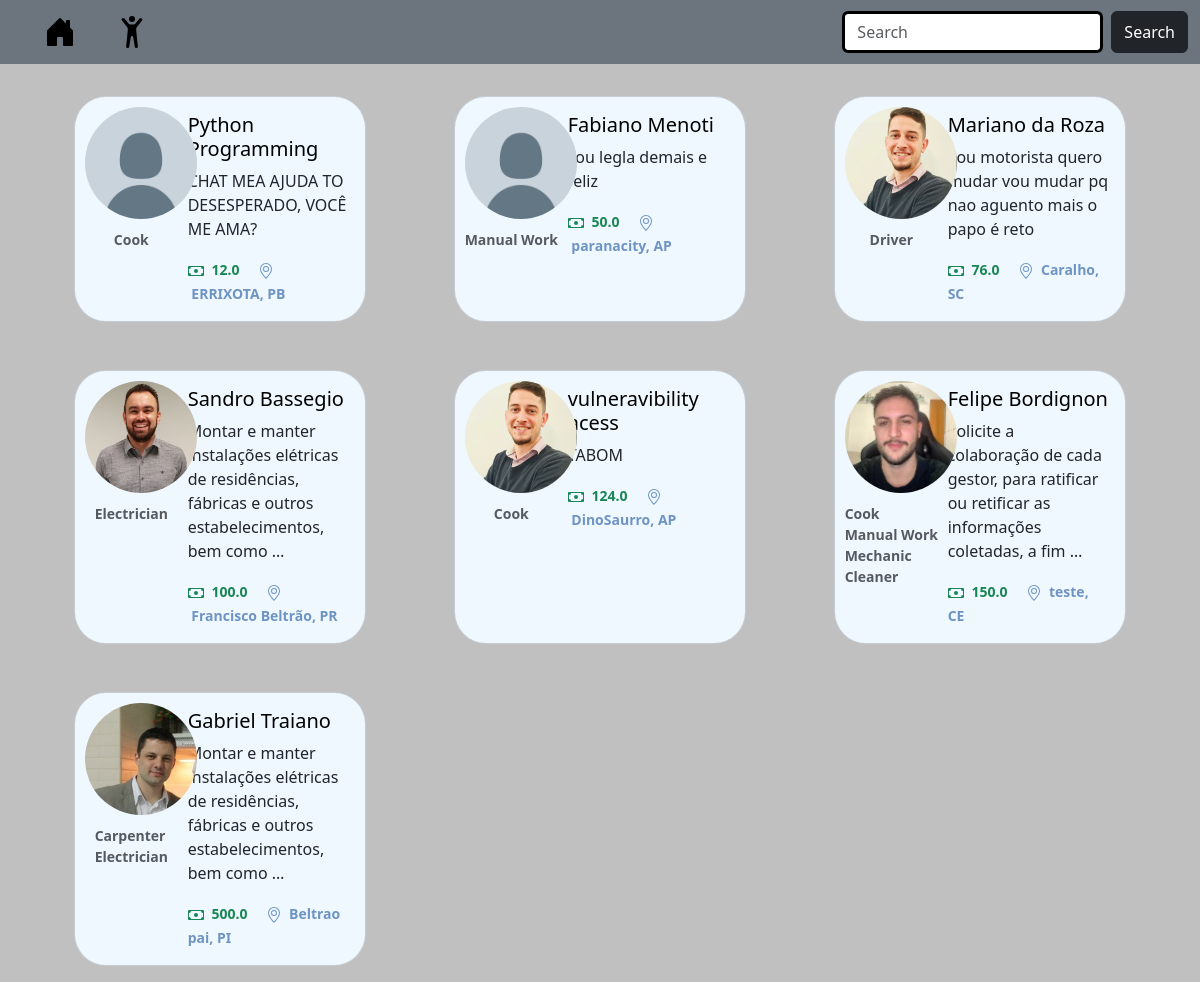
The page / on the database its author committed.
### home/models.py (models this page shows)
class CustomUser(AbstractUser):
    profile_pic = models.ImageField(_('Profile Picture'), upload_to='profile_img/',blank=True, default='/profile_img/standard.png')
    birth_date = models.DateField(_('Birth Date'), null=True,blank=True)
    phone = models.CharField(_('Phone Number'), max_length=15,help_text='Type your number')
    description = models.TextField(_('Description'), max_length=350, blank=True, null=True)
    city = models.CharField(max_length=70, blank=True, null=True)
    job = models.ManyToManyField('Job', related_name='users')
    genre = models.ForeignKey('Genre', related_name='users', on_delete=models.SET_NULL, null=True,blank=True)
    price_average = models.FloatField(_('Price Average'), blank=True, null=True)
    is_contractor = models.BooleanField(_('Is Contractor'), default=True, help_text='Check this box if you want hire a job instead make a freelancer')
    email = models.EmailField('E-mail')
    brazil_states = (
    ('AC', 'Acre'),
    ('AL', 'Alagoas'),
    ('AP', 'Amapá'),
    ('AM', 'Amazonas'),
    ('BA', 'Bahia'),
    ('CE', 'Ceará'),
    ('DF', 'Distrito Federal'),
    ('ES', 'Espírito Santo'),
    ('GO', 'Goiás'),
    ('MA', 'Maranhão'),
    ('MT', 'Mato Grosso'),
    ('MS', 'Mato Grosso do Sul'),
    ('MG', 'Minas Gerais'),
    ('PA', 'Pará'),
    ('PB', 'Paraíba'),
    ('PR', 'Paraná'),
    ('PE', 'Pernambuco'),
    ('PI', 'Piauí'),
    ('RJ', 'Rio de Janeiro'),
    ('RN', 'Rio Grande do Norte'),
    ('RS', 'Rio Grande do Sul'),
    ('RO', 'Rondônia'),
    ('RR', 'Roraima'),
    ('SC', 'Santa Catarina'),
    ('SP', 'São Paulo'),
    ('SE', 'Sergipe'),
    ('TO', 'Tocantins'))
    uf = models.CharField(max_length=2, choices=brazil_states, help_text='Select the state where you live', blank=True,null=True)
    def get_absolute_url(self):
        return reverse("user-detail", args=[str(self.id)])
    class Meta:
        ordering = ['price_average']
        verbose_name = 'User'
        verbose_name_plural = 'Users'

class Job(models.Model):
    JOB_ROLES = (
        ('Electrician', 'Electrician'),
        ('Cook', 'Cook'),
        ('Carpenter', 'Carpenter'),
        ('Blacksmith', 'Blacksmith'),
        ('Driver', 'Driver'),
        ('Babysitter', 'Babysitter'),
        ('Cleaner', 'Cleaner'),
        ('Mechanic', 'Mechanic'),
        ('Manual Work', 'Manual Work'),
    )
    name = models.CharField(_('Job'),max_length=11 ,choices=JOB_ROLES)
    def __str__(self):
        return self.name

### home/views.py (the view)
# urls.py: 2. Add a URL to urlpatterns:  path('', Home.as_view(), name='home')
class Home (ListView):
    model = CustomUser
    paginate_by = 9
    template_name = 'home.html'
    context_object_name = 'users'
    '''Interessante utilizar query set quando você precisar filtrar
    na List View'''
    def get_queryset(self) -> QuerySet[Any]:
        return CustomUser.objects.filter(is_contractor=False)
    def get_context_data(self, **kwargs: Any) -> dict[str, Any]:
        context = super().get_context_data()
        context['user'] = self.request.user
        return context

### home/context_processors.py (called while the page is built)
def proposal_status(request):
    has_prop_wait = False
    if request.user.is_authenticated:
        user = request.user
        proposal = CustomUser.objects.filter(proposals_receive__status='waiting', id=user.id)
        if proposal:
            has_prop_wait = True
    return {'has_prop_wait': has_prop_wait}

### home/templates/home.html (shortened to what this page needs)
{% extends "base.html" %}
{% block content %}
<div class="container">
    <div class="row">
        {% for user in users %}
            <div class="col-md-4 d-flex align-items-stretch">
                <div class="card mb-3" style="margin:2rem; border-radius:2rem; background-color:aliceblue;">
                    <div class="row g-0">
                        <div class="col-md-4">
                            <img src="{{ user.profile_pic.url }}" class="img-fluid rounded-start"
                            style="margin:10px; max-width:7rem; clip-path:circle(50%); object-fit:cover;">
                            <p class="card-text"><small class="text-body-secondary" style="
                                display:flex; justify-content:center; font-weight:600;
                                position:relative;left:0.5rem;
                                ">{% for job in user.job.all %}{{ job }}<br>{% endfor %}</small></p>
                        </div>
                        <div class="col-md-8">
                            <div class="card-body">
                                <h5 class="card-title"><a href="{{user.get_absolute_url}}" style="text-decoration:none; color:black;">{{ user.first_name }} {{ user.last_name }}</a></h5>
                                <p class="card-text">{{ user.description|truncatechars:100 }}</p>
                                <p class="card-text text-success">
                                    <small><strong>&nbsp{{ user.price_average }}</strong><strong style="color:#6e94c4;">&nbsp&nbsp&nbsp&nbsp
                                        &nbsp{{ user.city }}, {{ user.uf }}</strong></small>
                                </p>
                            </div>
                        </div>
                    </div>
                </div>
            </div>
            {% if forloop.counter|divisibleby:3 and not forloop.last %}
                </div><div class="row">
            {% endif %}
        {% endfor %}
    </div>
</div>
{% endblock %}

### home/templates/base.html (shortened to what this page needs)
<!DOCTYPE html>
<html lang="en">
<head>
    <link href="https://cdn.jsdelivr.net/npm/bootstrap@5.3.3/dist/css/bootstrap.min.css" rel="stylesheet">
</head>
    <body style="background-color: #C0C0C0;">
      <nav class="navbar navbar-expand-lg bg-secondary">
        <div class="container-fluid">
          <a class="navbar-brand" href="{% url "home" %}" style="margin-left:2rem"></a>
          <div class="collapse navbar-collapse" id="navbarSupportedContent">
            <ul class="navbar-nav me-auto mb-2 mb-lg-0">
              <li class="nav-item">
                <a class="nav-link active" aria-current="page"
                 href={% if user.is_authenticated%}"{% url "profile" %}"{% else %}{% url "login" %}{% endif %}>
              </li>
            </ul>
            <form class="d-flex" role="search" method="get" action="{% url "search" %} ">
              <input class="form-control me-2" name="q" type="text" placeholder="Search" aria-label="Search" style="border-width:3px;border-color:black; ">
              <button class="btn btn-dark" type="submit">Search</button>
            </form>
          </div>
        </div>
      </nav>
          {% block content %} {% endblock %}
  </body>
</html>

### rows shown on the page
CustomUser: profile_pic (picture), first_name "Python", last_name "Programming", description "CHAT MEA AJUDA TO DESESPERADO, VOCÊ ME AMA?", price_average "12.0", city "ERRIXOTA", uf "PB"
Job: name "Cook"
CustomUser: profile_pic (picture), first_name "Fabiano", last_name "Menoti", description "sou legla demais e feliz", price_average "50.0", city "paranacity", uf "AP"
Job: name "Manual Work"
CustomUser: profile_pic (picture), first_name "Mariano", last_name "da Roza", description "Sou motorista quero mudar vou mudar pq nao aguento mais o papo é reto", price_average "76.0", city "Caralho", uf "SC"
Job: name "Driver"
CustomUser: profile_pic (picture), first_name "Sandro", last_name "Bassegio", description "Montar e manter instalações elétricas de residências, fábricas e outros estabelecimentos, bem como …", price_average "100.0", city "Francisco Beltrão", uf "PR"
Job: name "Electrician"
CustomUser: profile_pic (picture), first_name "vulneravibility", last_name "acess", description "TABOM", price_average "124.0", city "DinoSaurro", uf "AP"
CustomUser: profile_pic (picture), first_name "Felipe", last_name "Bordignon", description "Solicite a colaboração de cada gestor, para ratificar ou retificar as informações coletadas, a fim …", price_average "150.0", city "teste", uf "CE"
Job: name "Mechanic"
Job: name "Cleaner"
CustomUser: profile_pic (picture), first_name "Gabriel", last_name "Traiano", description "Montar e manter instalações elétricas de residências, fábricas e outros estabelecimentos, bem como …", price_average "500.0", city "Beltrao pai", uf "PI"
Job: name "Carpenter"
